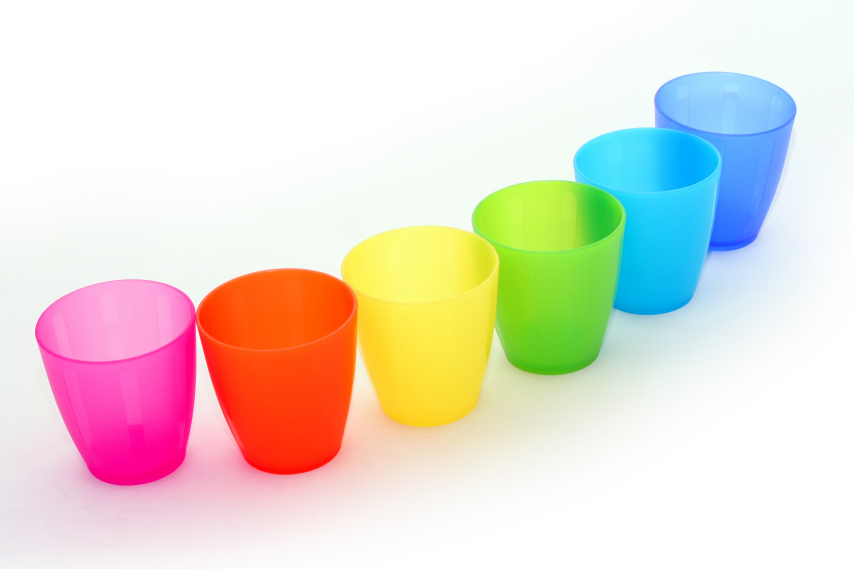
#> input picture Lecture Code Work/Data/ColourObjects.jpg, 2560 x 1707 px, found by its file name (shown at 1/3 size)
$ jupyter execute --allow-errors 'Getting Stating Lab -Copy1.ipynb'
#> lines starting #> are read from the running program, lines starting #| are printed output that depends on the picture
[cell 1]
# Starter Pack for Image Processing

# (C) Dr Jane Courtney 2017

# import the necessary packages:
import numpy as np
import cv2
from matplotlib import pyplot as plt
from matplotlib import image as image
import easygui

[cell 2]
# Opening an image from a file:
I = cv2.imread("ColourObjects.jpg")
#> I is the input picture: shape (1707, 2560, 3); mean B, G, R 211.6, 221.9, 230.7

[cell 3]
Image2 = cv2.imread("hand_red_ball.png");
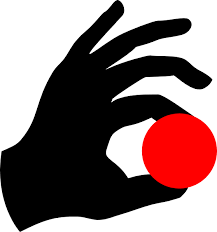
#> input picture Lecture Code Work/Data/hand_red_ball.png, 217 x 232 px, found by its file name
#> Image2 is the input picture: shape (232, 217, 3); mean B, G, R 115.1, 115.1, 137.5

[cell 4]
# Showing an image on the screen (MatPlotLib):
I = cv2.cvtColor(I, cv2.COLOR_BGR2RGB)
plt.imshow(I)
plt.show()

[cell 5]
# Converting to different colour spaces:
RGB = cv2.cvtColor(I, cv2.COLOR_BGR2RGB)
HSV = cv2.cvtColor(I, cv2.COLOR_BGR2HSV)
#> HSV: shape (1707, 2560, 3); mean H, S, V 53.4, 59.2, 249.2
YUV = cv2.cvtColor(I, cv2.COLOR_BGR2YUV)
#> YUV: shape (1707, 2560, 3); mean of channels 0, 1, 2 219.8, 133.4, 120.7
G = cv2.cvtColor(I, cv2.COLOR_BGR2GRAY)
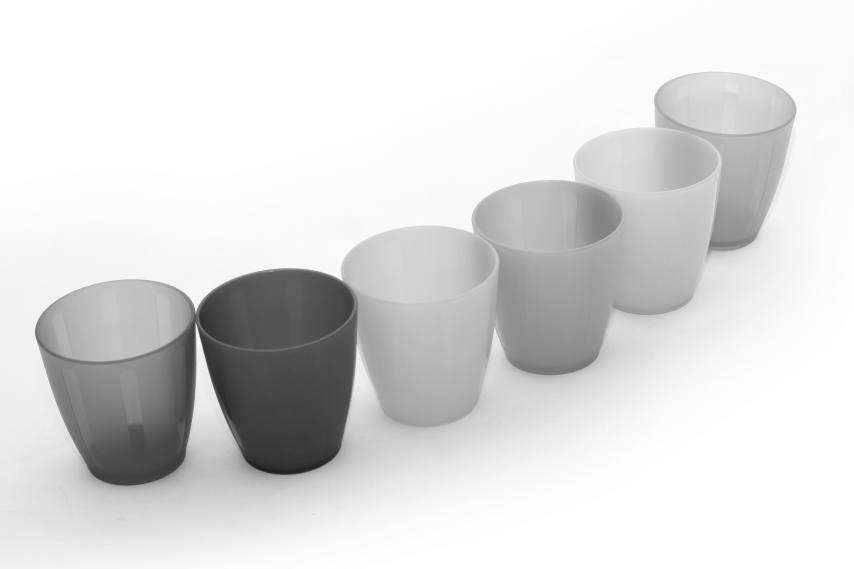
#> G: shape (1707, 2560) (shown at 1/3 size); min 29, max 255, mean 219.8

# define range of blue color in HSV
lower_blue = np.array([110,50,50])
upper_blue = np.array([130,255,255])

# define range of red colour in HSV
lower_red = np.array([255, 127, 127])
upper_red = np.array([255, 0, 0])

mask = cv2.inRange(HSV, lower_red, upper_red)
#> mask: shape (1707, 2560); every value is 0
res = cv2.bitwise_and(I,I, mask= mask)
#> res: shape (1707, 2560, 3); every value is 0

#> (the rest of this cell did not finish here and is left out)

[cell 6]
# Keeping a copy:
Original = I.copy()

[cell 7]
# # Drawing a line:
cv2.line(img = I, pt1 = (200,200), pt2 = (500,600), color = (255,255,255), thickness = 5)

# # Drawing a circle:
cv2.circle(img = I, center = (800,400), radius = 50, color = (0,0,255), thickness = -1)

# # Drawing a rectangle:
cv2.rectangle(img = I, pt1 = (500,100), pt2 = (800,300), color = (255,0,255), thickness = 10)

cv2.imshow('image',I)

[cell 8]
# # Accessing a pixel's value:
B = I[400,800,0]
#> B = 0
BGR = I[400,800]
#> BGR = [0, 0, 255]
print(B)
#| 0
print (BGR)
#| [  0   0 255]

[cell 9]
# Setting a pixel's value:
I[400,800,0] = 255
cv2.imshow("image", I)
I[400,800] = (255,0,0)
cv2.imshow("image", I)
I[390:410,790:810] = (255,0,0)
cv2.imshow("image", I)
I[:,:,2] = 0
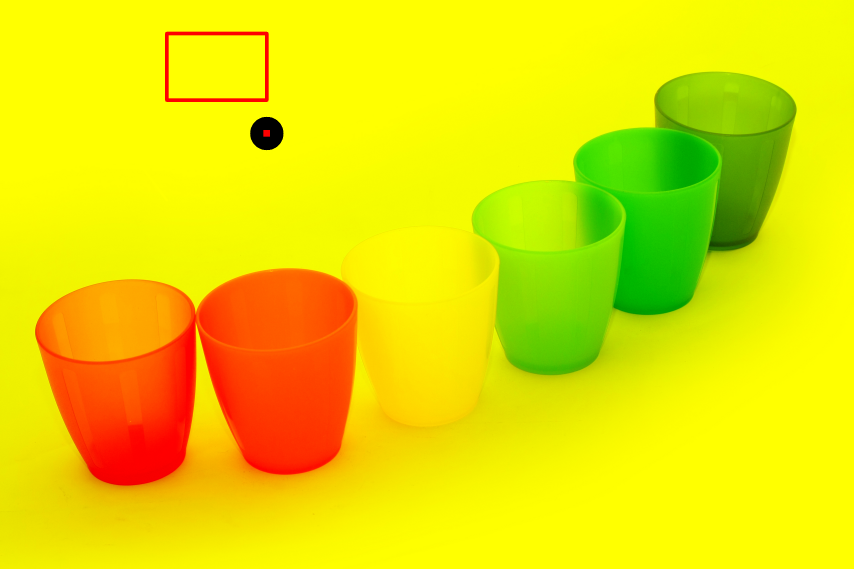
#> I: shape (1707, 2560, 3) (shown at 1/3 size); mean R, G, B 230.3, 220.8, 0
cv2.imshow("image", I)
